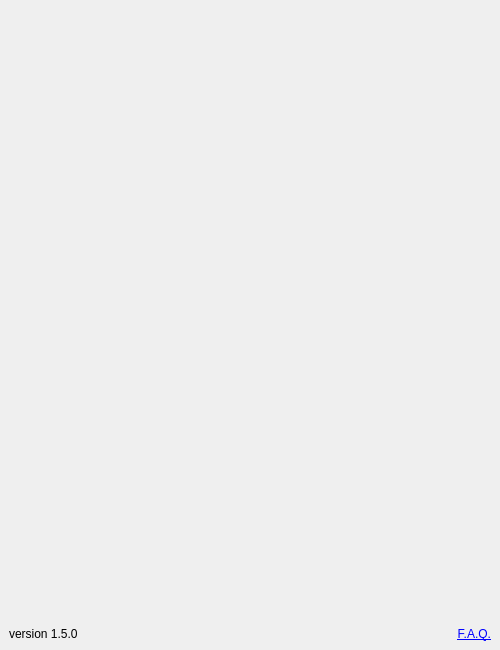
<?xml version="1.0" encoding="UTF-8"?>
<ui version="4.0">
 <class>AppWindow</class>
 <widget class="QMainWindow" name="AppWindow">
  <property name="geometry">
   <rect>
    <x>0</x>
    <y>0</y>
    <width>500</width>
    <height>650</height>
   </rect>
  </property>
  <property name="windowTitle">
   <string>NAZVA</string>
  </property>
  <property name="windowIcon">
   <iconset>
    <normaloff>../../../../Photos/Pictures/Icons/Lumicons ico pack/System/Device Keyboard.ico</normaloff>../../../../Photos/Pictures/Icons/Lumicons ico pack/System/Device Keyboard.ico</iconset>
  </property>
  <widget class="QWidget" name="centralwidget">
   <layout class="QVBoxLayout" name="verticalLayout_2">
    <item>
     <spacer name="verSpacer_1">
      <property name="orientation">
       <enum>Qt::Vertical</enum>
      </property>
      <property name="sizeType">
       <enum>QSizePolicy::Maximum</enum>
      </property>
      <property name="sizeHint" stdset="0">
       <size>
        <width>20</width>
        <height>50</height>
       </size>
      </property>
     </spacer>
    </item>
    <item>
     <widget class="QLabel" name="text_error">
      <property name="sizePolicy">
       <sizepolicy hsizetype="Preferred" vsizetype="Maximum">
        <horstretch>0</horstretch>
        <verstretch>0</verstretch>
       </sizepolicy>
      </property>
      <property name="minimumSize">
       <size>
        <width>0</width>
        <height>50</height>
       </size>
      </property>
      <property name="text">
       <string/>
      </property>
      <property name="alignment">
       <set>Qt::AlignCenter</set>
      </property>
     </widget>
    </item>
    <item>
     <spacer name="verSpacer_2">
      <property name="orientation">
       <enum>Qt::Vertical</enum>
      </property>
      <property name="sizeType">
       <enum>QSizePolicy::Maximum</enum>
      </property>
      <property name="sizeHint" stdset="0">
       <size>
        <width>20</width>
        <height>70</height>
       </size>
      </property>
     </spacer>
    </item>
    <item>
     <layout class="QGridLayout" name="gridLayout"/>
    </item>
    <item>
     <spacer name="verSpacer_3">
      <property name="orientation">
       <enum>Qt::Vertical</enum>
      </property>
      <property name="sizeHint" stdset="0">
       <size>
        <width>20</width>
        <height>40</height>
       </size>
      </property>
     </spacer>
    </item>
    <item>
     <layout class="QHBoxLayout" name="horizontalLayout">
      <item>
       <widget class="QLabel" name="text_version">
        <property name="text">
         <string>version 1.5.0</string>
        </property>
       </widget>
      </item>
      <item>
       <widget class="QLabel" name="text_FAQ">
        <property name="text">
         <string>&lt;html&gt;&lt;head/&gt;&lt;body&gt;&lt;p&gt;&lt;a href=&quot;http://www.qtcentre.org&quot;&gt;&lt;span style=&quot; text-decoration: underline; color:#0000ff;&quot;&gt;F.A.Q.&lt;/span&gt;&lt;/a&gt;&lt;/p&gt;&lt;/body&gt;&lt;/html&gt;</string>
        </property>
        <property name="alignment">
         <set>Qt::AlignRight|Qt::AlignTrailing|Qt::AlignVCenter</set>
        </property>
        <property name="openExternalLinks">
         <bool>true</bool>
        </property>
       </widget>
      </item>
     </layout>
    </item>
   </layout>
  </widget>
 </widget>
 <resources/>
 <connections/>
</ui>
